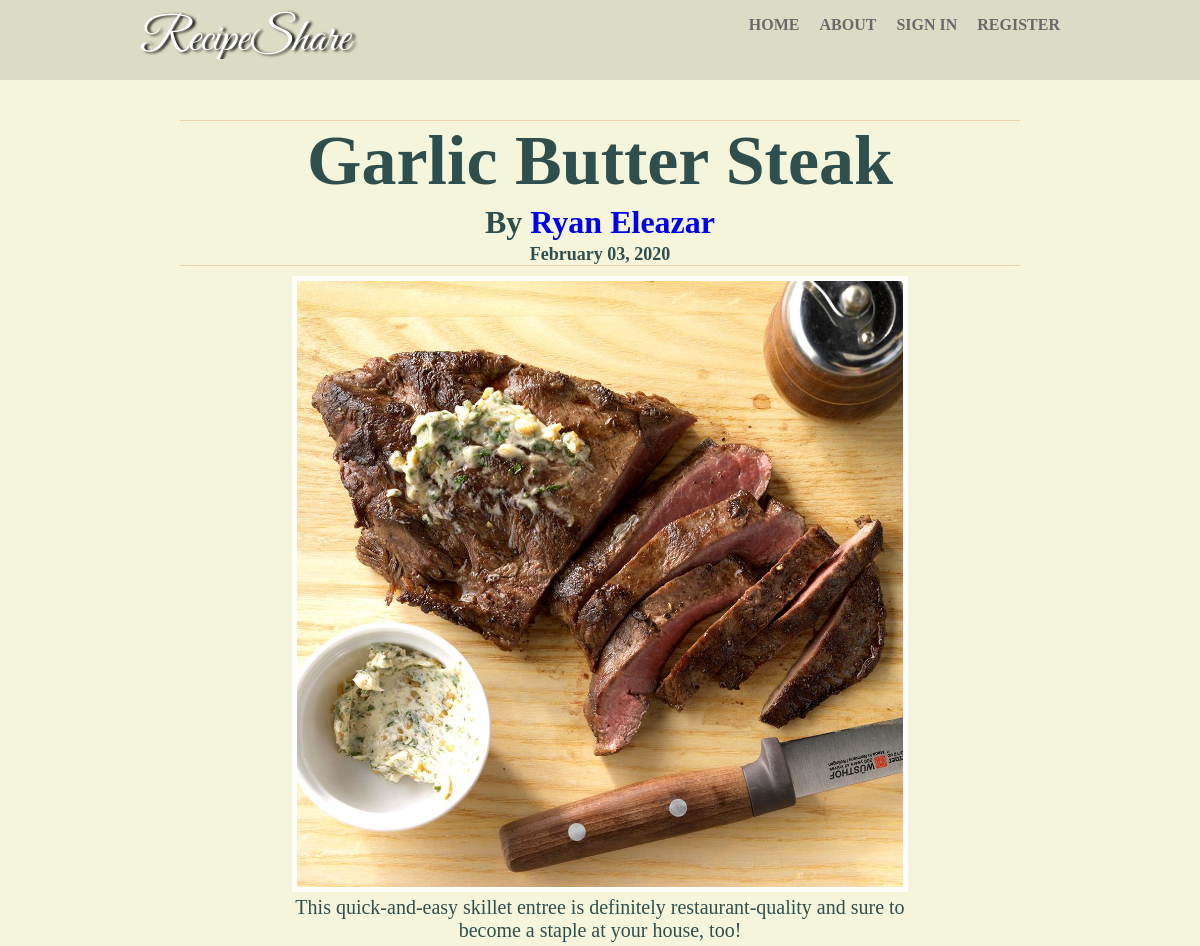
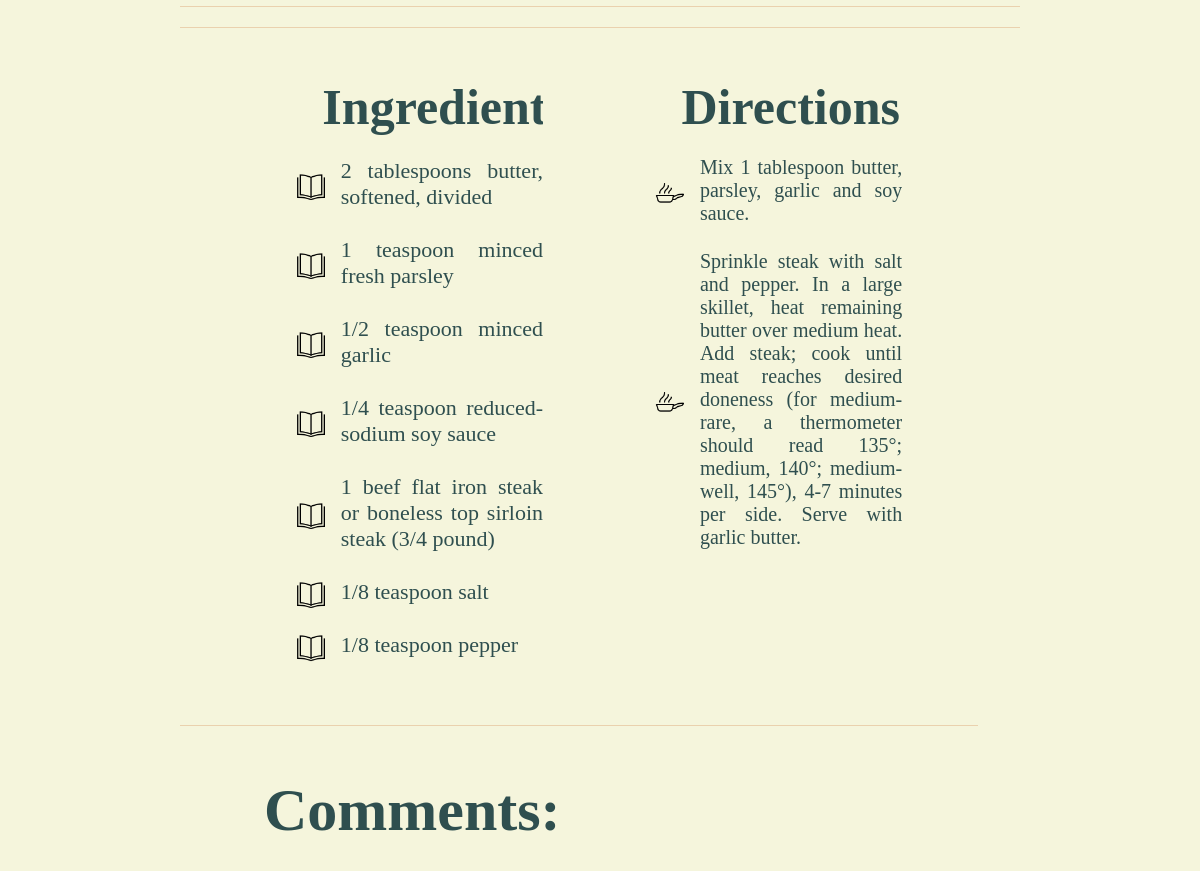
Page /article/1/Garlic Butter Steak on the committed database (2 pictures, top to bottom).
### tables this page shows
CREATE TABLE recipe(id INTEGER  PRIMARY KEY, dishname VARCHAR(100) NOT NULL, description TEXT NOT NULL, ingredients TEXT NOT NULL, directions TEXT NOT NULL, imagename VARCHAR(100) NOT NULL, author VARCHAR(100) NOT NULL, datetoday VARCHAR(100) NOT NULL);

CREATE TABLE user(id INTEGER  PRIMARY KEY, username VARCHAR(100) NOT NULL, password VARCHAR(100) NOT NULL, email VARCHAR(100) NOT NULL, firstname VARCHAR(100) NOT NULL, lastname VARCHAR(100) NOT NULL );

### application.py (the view, shortened to what this page needs)
@app.route('/article/<id>/<dishname>', methods=['POST', 'GET'])
@app.route('/')
def article(id,dishname):
    with sqlite3.connect('database.db') as conn:
        cur = conn.cursor()
        cur.execute("SELECT recipe.dishname, user.firstname, user.lastname, recipe.imagename, recipe.description, recipe.ingredients, recipe.directions,recipe.id,recipe.author,recipe.datetoday,user.username FROM recipe INNER JOIN user ON recipe.author = user.username WHERE recipe.id = ?", [id])
        recipe = cur.fetchall()
        cur = conn.cursor()
        cur.execute("SELECT user.firstname, user.lastname, comments.comments,comments.datetoday,user.username FROM user INNER JOIN comments ON user.username = comments.user WHERE comments.id = ?",[id])
        usercomment = cur.fetchall()
    return render_template('article.html', recipe=recipe, usercomment = usercomment)

### templates/article.html (shortened to what this page needs)
{% extends "layout.html" %}
{% block content %}
<header class = 'loginnav'>
		<div class="container">
			<nav>
				{% if session['username'] %}
		        <a href = {{ url_for("home", username = session['username'])}}><h2>RecipeShare</h2></a>
		        {% else %}
		        <a href = {{ url_for("home")}}><h2>RecipeShare</h2></a>
		        {% endif %}
				<ul>
					{% if not session['username'] %}
							<li><a href = {{ url_for("register")}} >Register</a></li>
							<li><a href = {{ url_for("login")}}>Sign in</a></li>
					{% else %}
							<li id = 'LogoutButton' ><a href = {{ url_for("logout")}}>Logout</a></li>
					{% endif %}
							<li><a href = {{ url_for("about")}}>About</a></li>
					{% if not session['username'] %}
							<li><a href = {{ url_for("home")}}>Home</a></li>
					{% else %}
							<li><a href = {{ url_for("profile", username = session['username'])}}>Profile({{session['username']}})</a></li>
							<li><a href = {{ url_for("home", username = session['username'])}}>Home</a></li>
					{% endif %}
				</ul>
			</nav>
		</div>
</header>
<section id = 'recipeshowcase'>
	{% for n in recipe %}
	<article id = 'dishnamesummarygroup'>
		<article id = 'dishnameshowcase'>
			<div class = 'container'>
				<h2>{{n[0]}}</h2>
			</div>
			<div class = 'container'>
				<h4>By <a href = {{ url_for("profile", username = n[10]) }}>{{n[1]}} {{n[2]}}</a></h4>
				<h5>{{n[9]}}</h5>
			</div>
		</article>
		<article id = 'pictureshowcase'>
			<div class = 'container'>
				<img src = "{{ url_for('static' , filename = 'images/recipeimages/' + n[3])}}" ><br>
			</div>
			<div class = 'container'>
				<p>{{n[4]}}</p>
			</div>
		</article>
	</article>
	<article class = 'links'>
	</article>
	<article id = 'dishnamesummarygroup2'>
		<article id = 'ingredientsshowcase'>
			<div class = 'container'>
				<h1>Ingredients:</h1>
				{% set ing = n[5].split('\n') %}
				{% for x in ing %}
				<ul>
					<li>{{x}}</li>
				</ul>
				{% endfor %}
			</div>
		</article>
		<article id = 'directionsshowcase'>
			<div class = 'container'>
				<h1>Directions:</h1>
				{% set dir = n[6].split('\n') %}
				{% for y in dir %}
				<ul>
					<li> {{y}}</li>
				</ul>
				{% endfor %}
			</div>
		</article>
	</article>
	{% endfor %}
		<div class = 'commentheader'>
			<h1>Comments:</h1>
		</div>
	<section id = 'commentsection'>
		</div>
{% endblock %}

### templates/layout.html (shortened to what this page needs)
<!DOCTYPE html>
<html lang="en">
	<head>
		<link rel="stylesheet" type="text/css" href = "{{ url_for('static', filename ='style.css')}}">
	</head>
		<body>
			<div id = 'fullbodycontainer'>
				<div class = 'main'>
					{% block content %}{% endblock %}
				</div>
		</body>
</html>

### static/style.css (style rules this page uses)
html { padding: 0; margin: 0; width: 100%; height: 100%; min-height: 100%; }
body { background-color: #F5F5DC; color: #2F4F4F; width: 100%; height: 100%; margin: 0; padding: 0; overflow: auto; font-size:100%; }
#fullbodycontainer { min-height: 100%; }
.main { overflow: auto; padding-bottom: 150px; }
.container { width: 80%; margin: 0 auto; overflow: hidden; padding: 0; }
.container::placeholder { color:#2F4F4F; font-family: 'Palatino Linotype', 'Book Antiqua', Palatino, serif; }
a { text-decoration: none; }
img { max-width: 100%; max-height: 100%; }
header { height: auto; min-height: 80px; margin: auto; padding: none; width: 100%; position:relative; top:0; }
.loginnav { background: rgba(0,0,0,0.1); font-color: white; }
nav li { float:right; font-family: 'Palatino Linotype', 'Book Antiqua', Palatino, serif; text-decoration: none; text-transform: uppercase; position: relative; list-style-type: none; margin: auto; }
nav h2 { float:left; font: 400 130px/0.8 'Great Vibes', Helvetica, sans-serif; color: #FFFF; text-shadow: 3px 1px 3px black; font-size: 47px; margin: auto 20px; padding-top: 5px; }
nav a h2 { margin-top: auto; }
nav ul a { font-weight: bold; color: #696969; font-size: 16px; text-decoration: none; margin-right: 20px; }
#recipeshowcase { width: 70%; margin: auto; overflow: auto; position: relative; font-size: 13px; overflow: hidden; min-height: 1000px; height: auto; display: flex; flex-direction: column; font-family: 'Palatino Linotype', 'Book Antiqua', Palatino, serif; }
.links { position: relative; margin: 0; list-style: none; padding: 0; text-align: center; width: 100%; font-size: 20px; border-top: 1px solid #ead1ae; border-bottom:1px solid #ead1ae; }
#dishnamesummarygroup { width: 100%; display:block; padding: 0; position: relative; text-align: center; justify-content: center; }
#pictureshowcase { width: 95%; padding: 0; position: relative; align-items: center; object-fit: fill; margin: 10px auto; }
#pictureshowcase img { min-height: 300px; min-width: 300px; width: 95%; height: auto; align-self: center; position: relative; margin: 0; border:5px solid white; max-height: 700px; }
#pictureshowcase p { margin: 0; padding-top: 0; font-size: 20px; width: 100%; }
#dishnameshowcase { position: relative; padding: 0; width: 100%; text-align: center; position: relative; height: auto; margin-top: 40px; border-top: 1px solid #ead1ae; border-bottom:1px solid #ead1ae; }
#dishnameshowcase h2 { padding: 0; margin: 0; font-weight: bold; padding-bottom: 0; margin-bottom: 0; font-size: 70px; text-align: center; }
#dishnameshowcase h4 { margin: 0; margin-top: 3px; padding-top: 0; font-size: 32px; width: 100%; text-align: center; }
#dishnameshowcase h5 { margin: 0; margin-top: 3px; padding-top: 0; font-size: 18px; width: 100%; text-align: center; }
#dishnamesummarygroup2 { width: 95%; display:inline-flex; padding: auto; position: relative; justify-content: center; margin-top: 50px; border-bottom:1px solid #ead1ae; padding-bottom: 40px; }
#ingredientsshowcase { width: 45%; display: block; margin: 0 0 0 5%; position: relative; padding: auto; font-size: 22px; }
#ingredientsshowcase h1 { width: 85%; text-align: center; margin: auto; font-size: 50px; text-indent: 45px; }
#ingredientsshowcase li { margin: auto; padding: 0 0 5px 45px; list-style: none; background-image: url('/static/images/ingredients.png'); background-repeat: no-repeat; background-position: left ; background-size: 30px; text-align: justify; width: auto; }
#directionsshowcase { width:45%; display: block; margin: 0 5% 0 0; position: relative; font-size: 20px; padding: auto; text-align: center; }
#directionsshowcase h1 { width: 85%; text-align: center; margin: auto; font-size: 50px; text-indent: 45px; }
#directionsshowcase li { margin: auto; padding: 0 0 5px 45px; list-style: none; background-image: url('/static/images/directions.png'); background-repeat: no-repeat; background-position: left; background-size: 30px; text-align: justify; width: auto; }
#commentsection { position:relative; margin: 0; padding:0; height: 100%; min-height: 500px; font-size: 40px; }
.commentheader { font-size: 40px; font-weight: bold; position: relative; padding-left:20%; margin:0; text-align: left; width: 100%; align-self: center; height: 120px; }

### rows in the picture
recipe: dishname "Garlic Butter Steak", firstname "Ryan", lastname "Eleazar", datetoday "February 03, 2020", imagename (picture), description "This quick-and-easy skillet entree is definitely restaurant-quality and sure to become a staple at your house, too!", ing "2 tablespoons butter, softened, divided" "1 teaspoon minced fresh parsley" "1/2 teaspoon minced garlic" "1/4 teaspoon reduced-sodium soy sauce" "1 beef flat iron steak or boneless top sirloin steak (3/4 pound)" "1/8 teaspoon salt" "1/8 teaspoon pepper", dir "Mix 1 tablespoon butter, parsley, garlic and soy sauce." "Sprinkle steak with salt and pepper. In a large skillet, heat remaining butter over medium heat. Add steak; cook until meat reaches desired doneness (for medium-rare, a thermometer should read 135°; medium, 140°; medium-well, 145°), 4-7 minutes per side. Serve with garlic butter."
